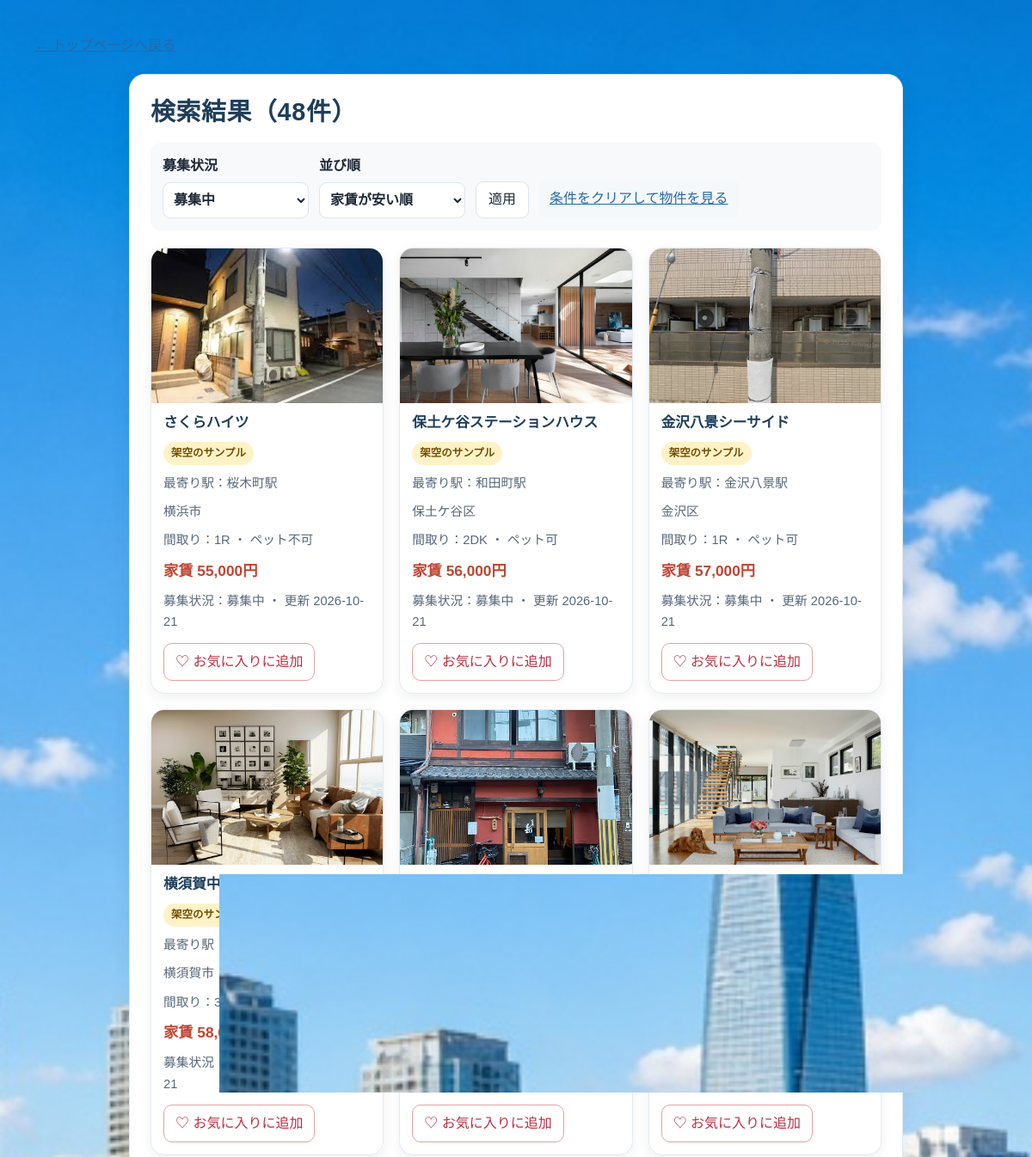
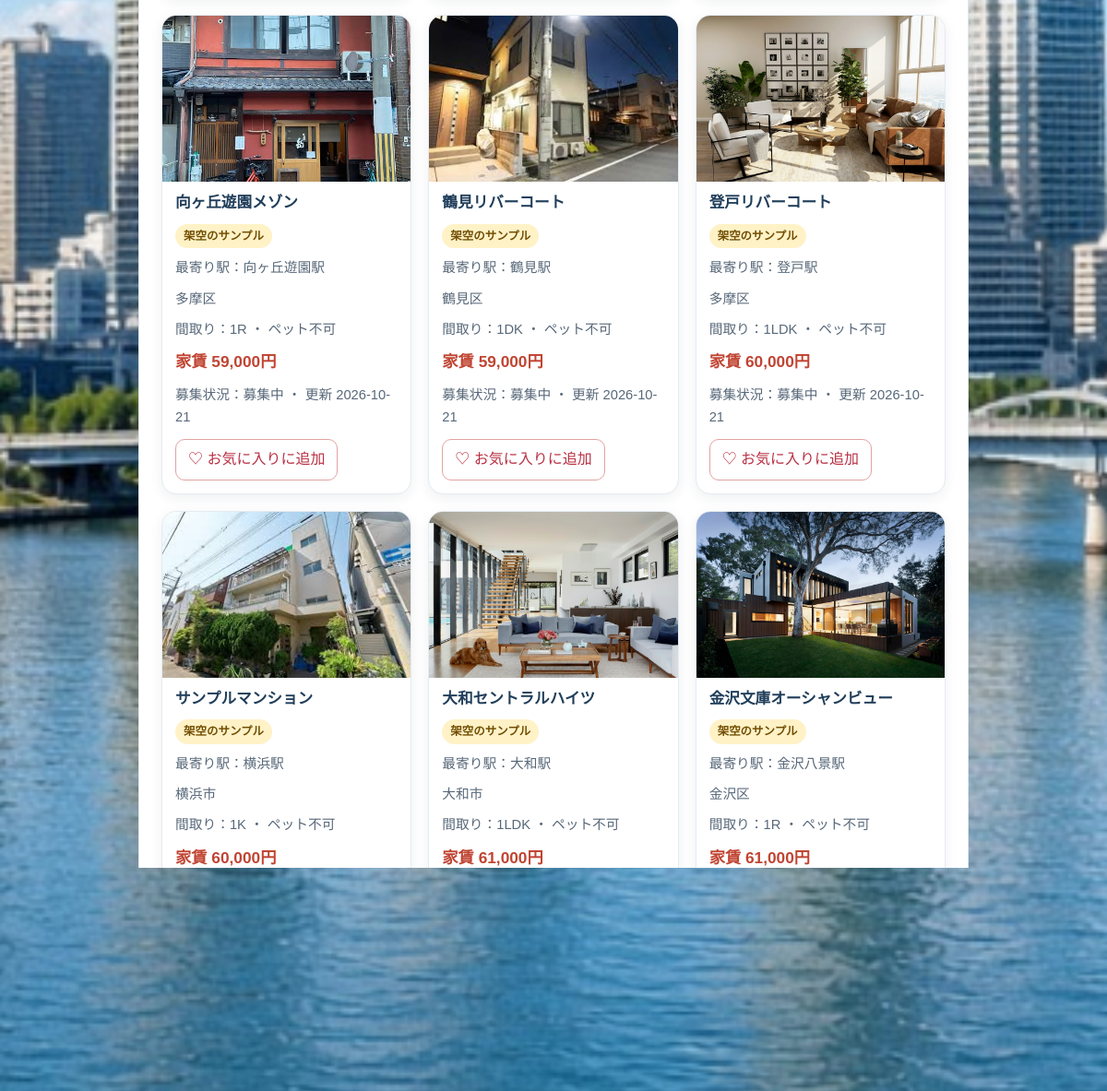
The app's page /search.php?browse=1 with its own data (2 pictures, top to bottom).
### tables this page shows
CREATE TABLE `properties` (
  `id` int(11) NOT NULL AUTO_INCREMENT,
  `name` varchar(100) NOT NULL,
  `station` varchar(50) DEFAULT NULL,
  `area` varchar(50) DEFAULT NULL,
  `school` varchar(50) DEFAULT NULL,
  `rent` int(11) NOT NULL,
  `pet_allowed` tinyint(1) NOT NULL DEFAULT 0,
  `layout` varchar(20) NOT NULL DEFAULT '1K',
  `area_sqm` decimal(6,2) DEFAULT NULL,
  `floor_number` smallint DEFAULT NULL,
  `initial_cost` int(11) DEFAULT NULL,
  `status` varchar(20) NOT NULL DEFAULT 'available',
  `description` text DEFAULT NULL,
  `image` varchar(200) DEFAULT 'images/property1.jpg',
  `updated_at` timestamp NOT NULL DEFAULT current_timestamp() ON UPDATE current_timestamp(),
  PRIMARY KEY (`id`)
);

### db.php (called while the page is built, shortened)
<?php
function h($s) { return htmlspecialchars((string)$s, ENT_QUOTES, 'UTF-8'); }
function input_string($value): string {
    return is_string($value) || is_numeric($value) ? (string)$value : '';
}

### search.php (the view, shortened to what this page needs)
<?php
require 'db.php';
$where = [];
$params = [];
$searchPrompt = !$where && input_string($_GET['browse'] ?? '') !== '1';
$status = input_string($_GET['status'] ?? 'available');
if ($status !== 'all') { $where[] = 'status = :status'; $params[':status'] = $status; }
$sort = input_string($_GET['sort'] ?? 'rent_asc');
$sorts = ['rent_asc' => 'rent ASC, id DESC', 'rent_desc' => 'rent DESC, id DESC', 'newest' => 'updated_at DESC, id DESC'];
$page = max(1, min(10000, (int)($_GET['page'] ?? 1)));
$pageSize = 12;
$whereSql = $where ? ' WHERE ' . implode(' AND ', $where) : '';
$countStmt = $pdo->prepare('SELECT COUNT(*) FROM properties' . $whereSql);
$countStmt->execute($params);
$total = (int)$countStmt->fetchColumn();
$pages = max(1, (int)ceil($total / $pageSize));
$sql = 'SELECT id, name, station, area, rent, image, description, pet_allowed, layout, area_sqm, floor_number, initial_cost, status, updated_at FROM properties' . $whereSql . ' ORDER BY ' . $sorts[$sort] . ' LIMIT ' . $pageSize . ' OFFSET ' . (($page - 1) * $pageSize);
$list = [];
if (!$searchPrompt) {
    $stmt = $pdo->prepare($sql);
    $stmt->execute($params);
    $list = $stmt->fetchAll(PDO::FETCH_ASSOC);
}
$isCustomer = !empty($_SESSION['customer_id']);
$favoriteIds = $isCustomer ? array_fill_keys(customer_favorite_ids($pdo, (int)$_SESSION['customer_id']), true) : [];
$favoriteCsrf = $isCustomer ? csrf_token() : '';
?>
<!DOCTYPE html>
<html lang="ja">
<head>
  <link rel="stylesheet" href="style.css">
</head>
<body>
<div class="page-shell">
  <p><a href="index.php">← トップページへ戻る</a></p>
  <main id="main-content"><section class="search-section" aria-labelledby="results-title">
    <h1 class="page-title" id="results-title"><?= $searchPrompt ? '検索条件を入力してください' : '検索結果（' . $total . '件）' ?></h1>
    <?php if (!$searchPrompt): ?><form method="get" class="filter-row search-refine"><label>募集状況 <select name="status"><option value="available" <?= $status==='available'?'selected':'' ?>>募集中</option></select></label><label>並び順 <select name="sort"><option value="rent_asc" <?=$sort==='rent_asc'?'selected':''?>>家賃が安い順</option></select></label><button>適用</button><?php if ($where): ?><a class="reset-filter" href="search.php?browse=1">条件をクリアして物件を見る</a><?php endif; ?></form><?php endif; ?>
    <div id="property-list">
      <?php foreach ($list as $p): ?>
        <article class="property-card">
          <a href="property.php?id=<?= (int)$p['id'] ?>">
            <img src="<?= h($p['image'] ?: 'images/property1.jpg') ?>" alt="<?= h($p['name']) ?>の物件写真" loading="lazy">
            <h3><?= h($p['name']) ?></h3>
          </a>
          <?php if (str_starts_with((string)$p['description'], '【架空のサンプル物件】')): ?><p class="sample-badge">架空のサンプル</p><?php endif; ?>
          <?php if ($p['station']): ?><p>最寄り駅：<?= h($p['station']) ?></p><?php endif; ?>
          <?php if ($p['area']): ?><p><?= h($p['area']) ?></p><?php endif; ?>
          <p>間取り：<?= h($p['layout']) ?> ・ ペット<?= (int)$p['pet_allowed'] === 1 ? '可' : '不可' ?></p>
          <p class="price">家賃 <?= number_format((int)$p['rent']) ?>円</p>
          <p>募集状況：<?= ['available'=>'募集中','reserved'=>'申込あり','rented'=>'契約済み'][$p['status']] ?? '募集中' ?> ・ 更新 <?= h(substr((string)$p['updated_at'],0,10)) ?></p>
          <button type="button" class="fav-button" data-id="<?= (int)$p['id'] ?>" data-authenticated="<?= $isCustomer ? '1' : '0' ?>" data-favorite="<?= isset($favoriteIds[(int)$p['id']]) ? '1' : '0' ?>" data-csrf="<?= h($favoriteCsrf) ?>"></button>
        </article>
      <?php endforeach; ?>
      <?php if (!$searchPrompt && $pages > 1): ?><nav class="pagination" aria-label="検索結果ページ"><?php for($n=max(1,$page-2);$n<=min($pages,$page+2);$n++): $queryParams=$_GET; $queryParams['page']=$n; ?><a class="<?= $n===$page?'current':'' ?>" href="?<?= h(http_build_query($queryParams)) ?>" <?= $n===$page?'aria-current="page"':'' ?>><?= $n ?></a><?php endfor; ?></nav><?php endif; ?>
    </div>
  </section></main>
</div>
</body>
</html>

### style.css (style rules this page uses)
:root { color-scheme: light; --ink: #1f2937; --muted: #667085; --brand: #2869a6; --brand-dark: #1e4f80; --line: #dce5ed; --surface: #fff; --soft: #f4f8fb; --shadow: 0 12px 34px rgba(24, 49, 75, .10); }
* { box-sizing: border-box; }
html { scroll-behavior: smooth; }
body { margin: 0; min-height: 100vh; color: var(--ink); background-color: #f5f7fb; background-image: url("images/getu2 (1).jpg"); background-repeat: no-repeat; background-size: cover; background-position: center top; background-attachment: fixed; font-family: "Noto Sans JP", "Yu Gothic", "Meiryo", sans-serif; line-height: 1.65; }
button, input, select, textarea { font: inherit; }
button, a, select { -webkit-tap-highlight-color: transparent; }
a { color: var(--brand); }
.page-shell { width: min(1120px, calc(100% - 40px)); margin: 0 auto; padding: 24px 0 40px; }
h1 { margin: 0; color: #183b5c; font-size: clamp(2.25rem, 6vw, 4.2rem); line-height: 1.35; letter-spacing: .025em; }
.search-section { width: min(900px, 100%); margin: 20px auto 0; padding: 24px; border: 1px solid #e0e7ef; border-radius: 18px; background: var(--surface); box-shadow: 0 8px 24px rgba(24,49,75,.07); }
.filter-form select, .search-section select { min-width: 190px; min-height: 46px; padding: 9px 36px 9px 12px; border: 1px solid #cbd5df; border-radius: 10px; color: var(--ink); background-color: #fff; }
#property-list { display: grid; grid-template-columns: repeat(auto-fill, minmax(230px, 1fr)); gap: 18px; margin-top: 20px; }
.property-card { overflow: hidden; padding-bottom: 14px; border: 1px solid #e5ebf0; border-radius: 16px; background: var(--surface); box-shadow: 0 4px 14px rgba(24,49,75,.07); }
.property-card > a { color: inherit; text-decoration: none; }
.property-card img { display: block; width: 100%; height: 180px; object-fit: cover; background: #e8eef3; }
.property-card h3, .property-card p { margin: 9px 14px 0; }
.property-card h3 { color: #203e5a; font-size: 1.04rem; }
.property-card p { color: #586879; font-size: .92rem; }
.price { color: #c04432 !important; font-size: 1.08rem !important; font-weight: 800; }
.sample-badge { display: inline-block; padding: 3px 9px; border-radius: 999px; color: #714d00 !important; background: #fff2c7; font-size: .78rem !important; font-weight: 700; }
.fav-button { margin: 12px 14px 0; padding: 8px 13px; border: 1px solid #e3a2a2; border-radius: 10px; color: #b83245; background: #fff; cursor: pointer; }
.filter-row { display: flex; align-items: end; flex-wrap: wrap; gap: 12px; margin-top: 16px; }
.filter-row label { display: grid; gap: 5px; font-weight: 700; }
.filter-row select { min-width: 170px; min-height: 42px; padding: 8px; border: 1px solid var(--line); border-radius: 9px; background: #fff; }
.filter-row button, .pagination a { display: inline-flex; align-items: center; justify-content: center; min-height: 40px; padding: 7px 14px; border: 1px solid var(--line); border-radius: 9px; color: var(--ink); background: #fff; text-decoration: none; cursor: pointer; }
.pagination { display: flex; justify-content: center; flex-wrap: wrap; gap: 7px; grid-column: 1 / -1; margin: 22px 0; }
.pagination a.current { border-color: var(--brand); color: #fff; background: var(--brand); }
.page-title { margin: 0 0 14px; color: #203e5a; font-size: clamp(1.35rem, 3vw, 1.8rem); }
.admin-filter a, .reset-filter { padding: 9px 12px; border-radius: 8px; background: var(--soft); }
.search-refine { padding: 14px; border-radius: 12px; background: #f7f9fb; }
.search-refine .reset-filter { align-self: end; }
.property-card .fav-button { min-height: 42px; }

### records on screen
properties: image (picture), name "さくらハイツ", shows "架空のサンプル", station "桜木町駅", area "横浜市", layout "1R", pet_allowed "不可", rent "55,000", status "募集中", updated_at "2026-10-21"
properties: image (picture), name "保土ケ谷ステーションハウス", shows "架空のサンプル", station "和田町駅", area "保土ケ谷区", layout "2DK", pet_allowed "可", rent "56,000", status "募集中", updated_at "2026-10-21"
properties: image (picture), name "金沢八景シーサイド", shows "架空のサンプル", station "金沢八景駅", area "金沢区", layout "1R", pet_allowed "可", rent "57,000", status "募集中", updated_at "2026-10-21"
properties: image (picture), name "横須賀中央ブルーコースト", shows "架空のサンプル", area "横須賀市", layout "3LDK", rent "58,000", status "募集中", updated_at "2026-10-21"
properties: image (picture), rent "58,000", status "募集中"
properties: image (picture), name "新子安ブルーム", shows "架空のサンプル", station "鶴見駅", layout "2LDK", pet_allowed "不可", rent "59,000", status "募集中", updated_at "2026-10-21"
properties: image (picture), name "向ヶ丘遊園メゾン", shows "架空のサンプル", station "向ヶ丘遊園駅", area "多摩区", layout "1R", pet_allowed "不可", rent "59,000", status "募集中", updated_at "2026-10-21"
properties: image (picture), name "鶴見リバーコート", shows "架空のサンプル", station "鶴見駅", area "鶴見区", layout "1DK", pet_allowed "不可", rent "59,000", status "募集中", updated_at "2026-10-21"
properties: image (picture), name "登戸リバーコート", shows "架空のサンプル", station "登戸駅", area "多摩区", layout "1LDK", pet_allowed "不可", rent "60,000", status "募集中", updated_at "2026-10-21"
properties: image (picture), name "サンプルマンション", shows "架空のサンプル", station "横浜駅", area "横浜市", layout "1K", pet_allowed "不可", rent "60,000", status "募集中", updated_at "2026-10-21"
properties: image (picture), name "大和セントラルハイツ", shows "架空のサンプル", station "大和駅", area "大和市", layout "1LDK", pet_allowed "不可", rent "61,000", status "募集中", updated_at "2026-10-21"
properties: image (picture), name "金沢文庫オーシャンビュー", shows "架空のサンプル", station "金沢八景駅", area "金沢区", layout "1R", pet_allowed "不可", rent "61,000", status "募集中", updated_at "2026-10-21"

### other values on screen
$total "48"
